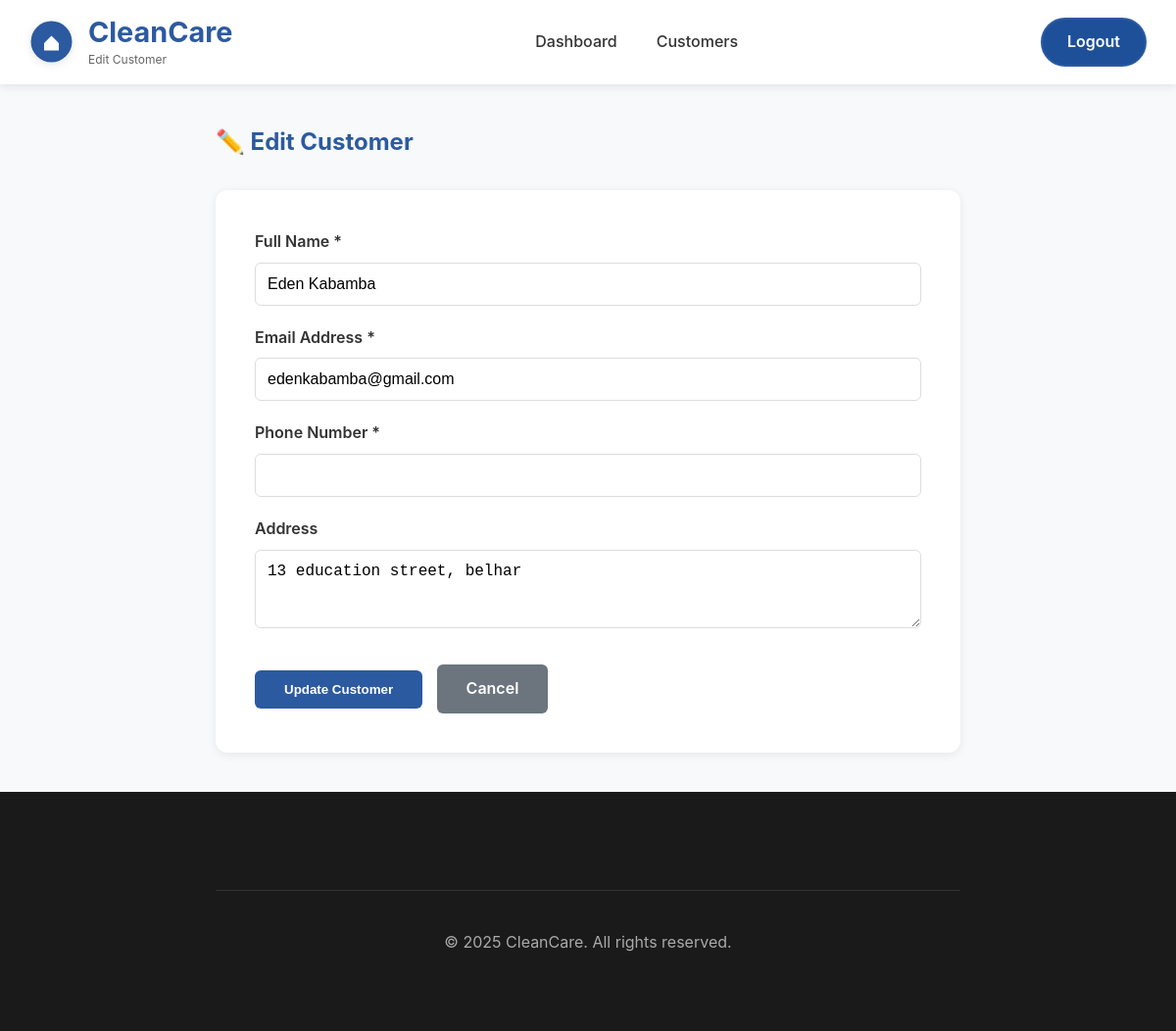
/pages/edit_customer.php?id=5 (signed in), run on the app's committed database.
### tables this page shows
CREATE TABLE `customers` (
  `id` int(11) NOT NULL,
  `name` varchar(100) NOT NULL,
  `email` varchar(100) DEFAULT NULL,
  `phone` varchar(20) DEFAULT NULL,
  `address` text DEFAULT NULL
);

### pages/edit_customer.php (the view, shortened to what this page needs)
<?php
require_once '../backend/db_config.php';
$customer_id = intval($_GET['id'] ?? 0);
try {
    $stmt = $pdo->prepare("SELECT * FROM customers WHERE id = :id");
    $stmt->execute([':id' => $customer_id]);
    $customer = $stmt->fetch(PDO::FETCH_ASSOC);
} catch (PDOException $e) {
    die('Error: ' . $e->getMessage());
}
?>
<!DOCTYPE html>
<html lang="en">
<head>
    <link rel="stylesheet" href="../frontend/css/style.css">
    <link rel="stylesheet" href="../frontend/css/dashboard.css">
</head>
<body>
    <nav class="navbar">
        <div class="nav-container">
            <div class="logo">
                <div class="logo-container">
                    <div class="logo-icon">
                        <svg viewBox="0 0 60 60" width="45" height="45">
                            <circle cx="30" cy="30" r="28" fill="#2c5aa0"/>
                            <path d="M 20 32 L 30 22 L 40 32 L 40 42 L 20 42 Z" fill="white"/>
                        </svg>
                    </div>
                    <div class="logo-text">
                        <h1>CleanCare</h1>
                        <p class="tagline">Edit Customer</p>
                    </div>
                </div>
            </div>
            <ul class="nav-menu">
                <li><a href="../dashboards/admin.php">Dashboard</a></li>
                <li><a href="manage_customers.php">Customers</a></li>
            </ul>
            <div class="nav-buttons">
                <a href="../backend/logout.php" class="btn-primary">Logout</a>
            </div>
        </div>
    </nav>
    <div class="container">
        <h2 style="color: #2c5aa0; margin-bottom: 30px;">✏️ Edit Customer</h2>
        <div class="form-card">
            <form method="POST">
                <div class="form-group">
                    <label>Full Name *</label>
                    <input type="text" name="name" value="<?= htmlspecialchars($customer['name']) ?>" required>
                </div>
                <div class="form-group">
                    <label>Email Address *</label>
                    <input type="email" name="email" value="<?= htmlspecialchars($customer['email']) ?>" required>
                </div>
                <div class="form-group">
                    <label>Phone Number *</label>
                    <input type="tel" name="phone" value="<?= htmlspecialchars($customer['phone']) ?>" required>
                </div>
                <div class="form-group">
                    <label>Address</label>
                    <textarea name="address" rows="3"><?= htmlspecialchars($customer['address']) ?></textarea>
                </div>
                <div style="margin-top: 30px;">
                    <button type="submit" name="update_customer" class="btn-submit">Update Customer</button>
                    <a href="manage_customers.php" class="btn-cancel">Cancel</a>
                </div>
            </form>
        </div>
    </div>
    <footer class="footer">
        <div class="container">
            <div class="footer-bottom">
                <p>&copy; 2025 CleanCare. All rights reserved.</p>
            </div>
        </div>
    </footer>
</body>
</html>

### frontend/css/style.css (style rules this page uses)
* { margin: 0; padding: 0; box-sizing: border-box; }
html { scroll-behavior: smooth; scroll-padding-top: 80px; }
body { font-family: -apple-system, BlinkMacSystemFont, 'Segoe UI', 'Roboto', 'Oxygen', 'Ubuntu', sans-serif; line-height: 1.6; color: #333; background: #ffffff; }
.container { max-width: 1200px; margin: 0 auto; padding: 0 30px; }
.navbar { background: #ffffff; box-shadow: 0 2px 10px rgba(0,0,0,0.1); position: sticky; top: 0; z-index: 1000; padding: 1rem 0; }
.nav-container { max-width: 1400px; margin: 0 auto; padding: 0 30px; display: flex; justify-content: space-between; align-items: center; }
.logo { display: flex; align-items: center; }
.logo-container { display: flex; align-items: center; gap: 15px; }
.logo-icon { display: flex; align-items: center; justify-content: center; transition: transform 0.3s ease; }
.logo-icon svg { filter: drop-shadow(0 2px 4px rgba(0,0,0,0.1)); }
.logo-text { display: flex; flex-direction: column; }
.logo h1 { font-size: 1.8rem; color: #2c5aa0; font-weight: 700; margin: 0; line-height: 1.2; }
.logo .tagline { font-size: 0.75rem; color: #666; margin: 0; }
.nav-menu { display: flex; list-style: none; gap: 2.5rem; align-items: center; }
.nav-menu a { color: #333; text-decoration: none; font-weight: 500; transition: color 0.3s; position: relative; }
.nav-buttons { display: flex; gap: 1rem; }
.btn-primary { padding: 10px 25px; background: #1e4f99; color: white; text-decoration: none; border-radius: 25px; font-weight: 600; transition: all 0.3s; border: 2px solid #2c5aa0; }
.footer { background: #1a1a1a; color: #aaa; padding: 60px 0 30px; }
.footer-bottom { text-align: center; padding-top: 2rem; border-top: 1px solid #333; }
.footer-bottom p { margin: 0.5rem 0; }

### pages/edit_customer.php (style rules this page uses)
body { margin: 0; background: #f8f9fa; }
.container { max-width: 800px; margin: 0 auto; padding: 40px 20px; }
.form-card { background: white; padding: 40px; border-radius: 12px; box-shadow: 0 2px 10px rgba(0,0,0,0.08); }
.form-group { margin-bottom: 20px; }
.form-group label { display: block; font-weight: 600; margin-bottom: 8px; color: #333; }
.form-group input, .form-group textarea { width: 100%; padding: 12px; border: 1px solid #ddd; border-radius: 6px; font-size: 1rem; }
.btn-submit { background: #2c5aa0; color: white; padding: 12px 30px; border: none; border-radius: 6px; font-weight: 600; cursor: pointer; transition: all 0.3s; margin-right: 10px; }
.btn-cancel { background: #6c757d; color: white; padding: 12px 30px; border: none; border-radius: 6px; font-weight: 600; cursor: pointer; text-decoration: none; display: inline-block; }

### data on the page
customers: name "Eden Kabamba", email "edenkabamba@gmail.com", address "13 education street, belhar"
